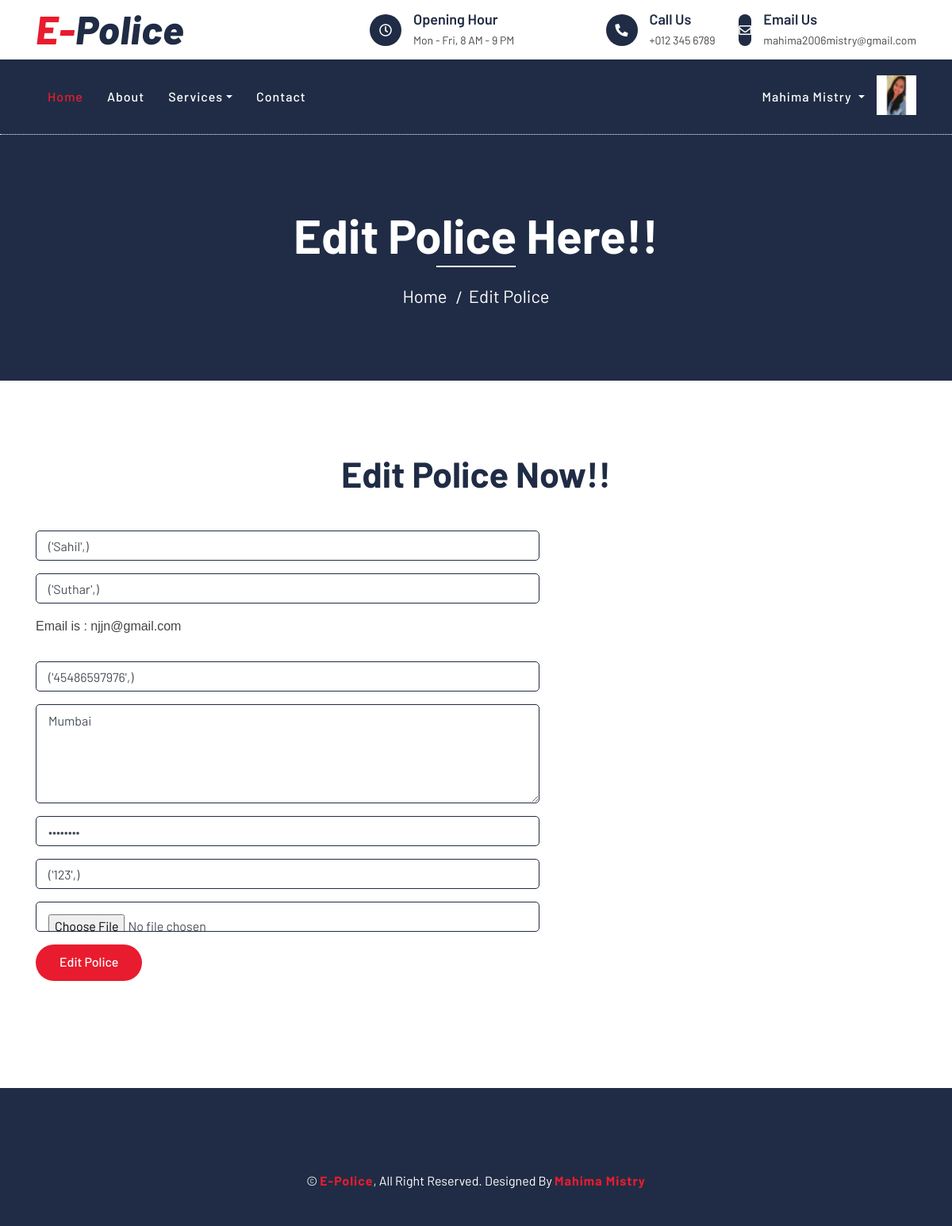
/edit_police/17 (signed in), run on an earlier commit of the app's database.
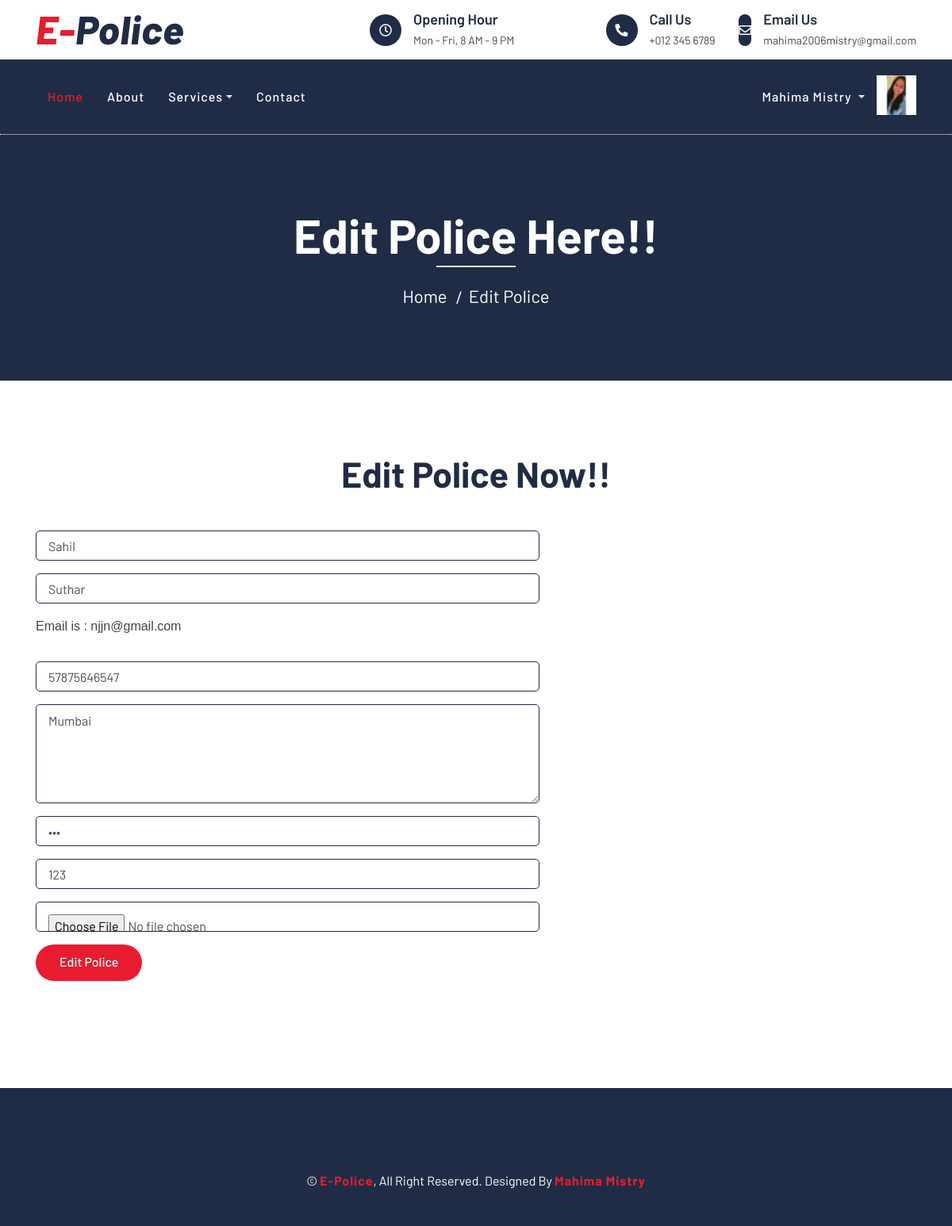
And on a later commit of the database.
### epolice/models.py (models this page shows, shortened)
class User(models.Model):
    fname = models.CharField(max_length=50)
    lname = models.CharField(max_length=50)
    email = models.EmailField(unique=True)
    mobile = models.CharField(max_length=10)
    address = models.TextField(max_length=300)
    role = models.CharField(max_length=20,null=True,blank=True)
    password = models.CharField(max_length=50)
    pic = models.FileField(upload_to='Profile',default='profile.jpg')

### police_station/views.py (the view, shortened to what this page needs)
# urls.py: path('edit_police/<int:id>',views.edit_police,name='edit_police'),
def edit_police(request,id):
    uid = User.objects.get(email=request.session['email'])
    police = User.objects.get(id=id)
    return render(request,'edit_police.html',{'uid':uid,'police':police})

### police_station/templates/edit_police.html (shortened to what this page needs)
{% extends 'header.html' %}
{% load static %}
{% block content %}
<div class="page-header">
    <div class="container">
        <div class="row">
            <div class="col-12">
                <h2>Edit Police Here!!</h2>
            </div>
            <div class="col-12">
                <a href="{% url 'index' %}">Home</a>
                <a href="">Edit Police</a>
            </div>
        </div>
    </div>
</div>
<div class="contact">
    <div class="container">
        <div class="section-header text-center">
            <h2>Edit Police Now!!</h2>
        </div>
        <div class="row">
            <div class="col-md-7">
                <div class="contact-form">
                    <form name="sentMessage" action="{% url 'edit_police' police.id %}" method="POST" enctype="multipart/form-data">
                        <div class="control-group">
                            <input type="text" class="form-control" value="{{ police.fname }}" name="fname" id="fname" placeholder="Your First Name" required />
                        </div>
                        <div class="control-group">
                            <input type="text" class="form-control" value="{{ police.lname }}" name="lname" id="lname" placeholder="Your Last Name" required>
                        </div>
                        <div class="control-group">
                            <label style="font-family: 'Franklin Gothic Medium', 'Arial Narrow', Arial, sans-serif;">Email is : {{ police.email }}</label>
                        </div><br>
                        <div class="control-group">
                            <input type="text" class="form-control" value="{{ police.mobile }}" name="mobile" id="mobile" placeholder="Your Mobile Number" required>
                        </div>
                        <div class="control-group">
                            <textarea class="form-control" name="address" id="address" placeholder="Your Address" required="required">{{ police.address }}</textarea>
                        </div>
                        <div class="control-group">
                            <input type="password" class="form-control" value="{{ police.password }}" name="password" id="password" placeholder="Your Password" required />
                        </div>
                        <div class="control-group">
                            <input type="text" class="form-control" value="{{ police.password }}" name="confirm_password" id="confirm_password" placeholder="Your Confirm Password" required />
                        </div>
                        <div class="control-group">
                            {% if police.pic %}
                            <input type="file" class="form-control" value="{{ police.pic.url }}" name="pic" id="pic" />
                            {% else %}
                            <input type="file" class="form-control" name="pic" id="pic" placeholder="pic...." />
                            <p class="help-block text-danger"></p>
                            {% endif %}
                        </div>
                        <div>
                            <button class="btn btn-custom" type="submit">Edit Police</button>
                        </div>
                    </form>
                </div>
            </div>
        </div>
    </div>
</div>
{% endblock %}

What changed in the data, as far as the page shows it:
changed User "njjn@gmail.com": fname "('Sahil',)" → "Sahil"; lname "('Suthar',)" → "Suthar"; mobile "('45486597976',)" → "57875646547"; confirm_password "('123',)" → "123"
